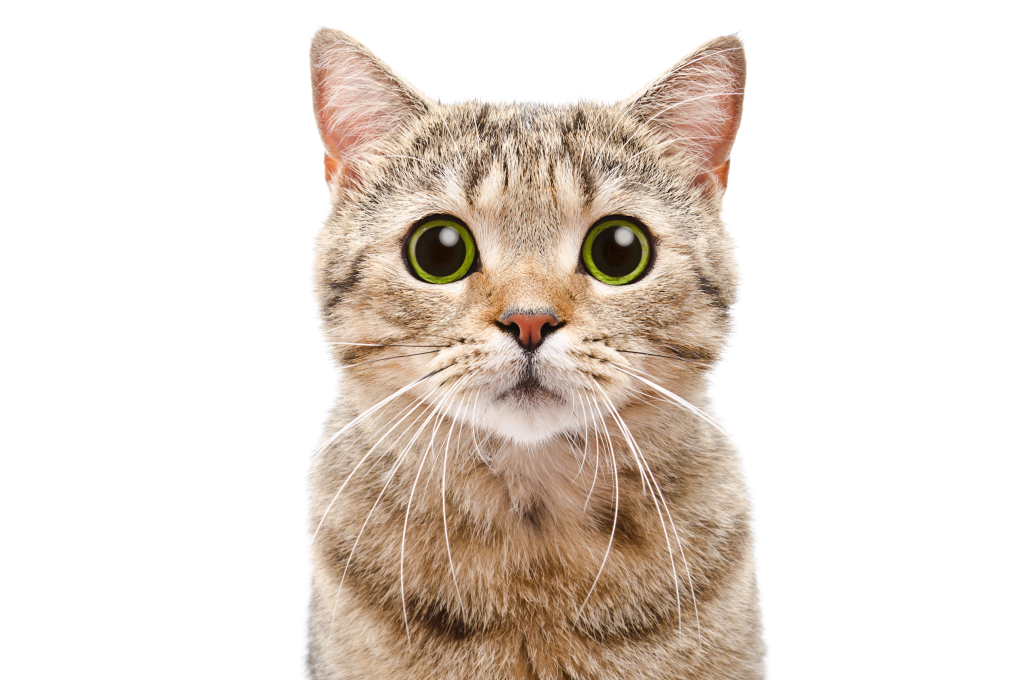
#> input picture cat.jpg, 4106 x 2720 px (shown at 1/4 size)
$ python image.py
#> lines starting #> are read from the running program, lines starting #| are printed output that depends on the picture

import cv2
import numpy as np
# 安裝 matplotlib 套件
from matplotlib import pyplot as plt

# 函數 cv2.imreaad 讀取圖像，檔案路徑後，0 代表灰黑白，1 代表彩色
img = cv2.imread('./cat.jpg', 1)
#> img is the input picture: shape (2720, 4106, 3); mean B, G, R 210.7, 219.1, 229.1

# 切塊置換[y2:y1, x2:x1]
roi = img[400:1500, 1300:2800]
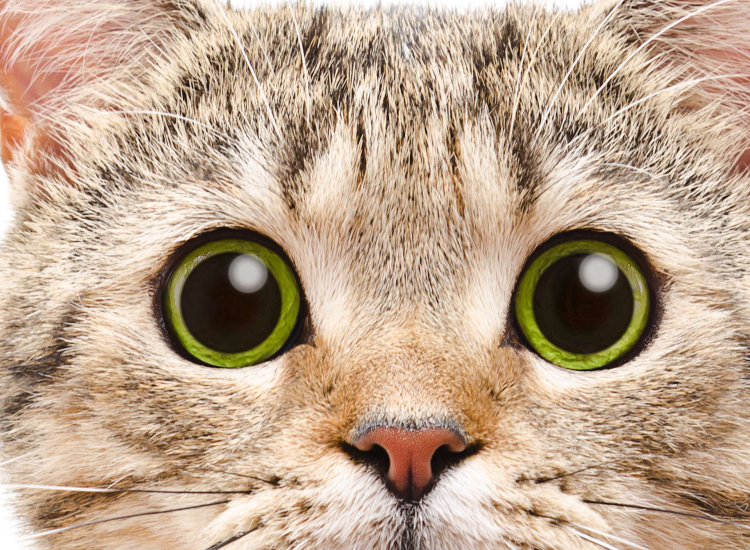
#> roi: shape (1100, 1500, 3) (shown at 1/2 size); mean B, G, R 141.8, 164.6, 189.3
img[500:1600, 0:1500] = roi
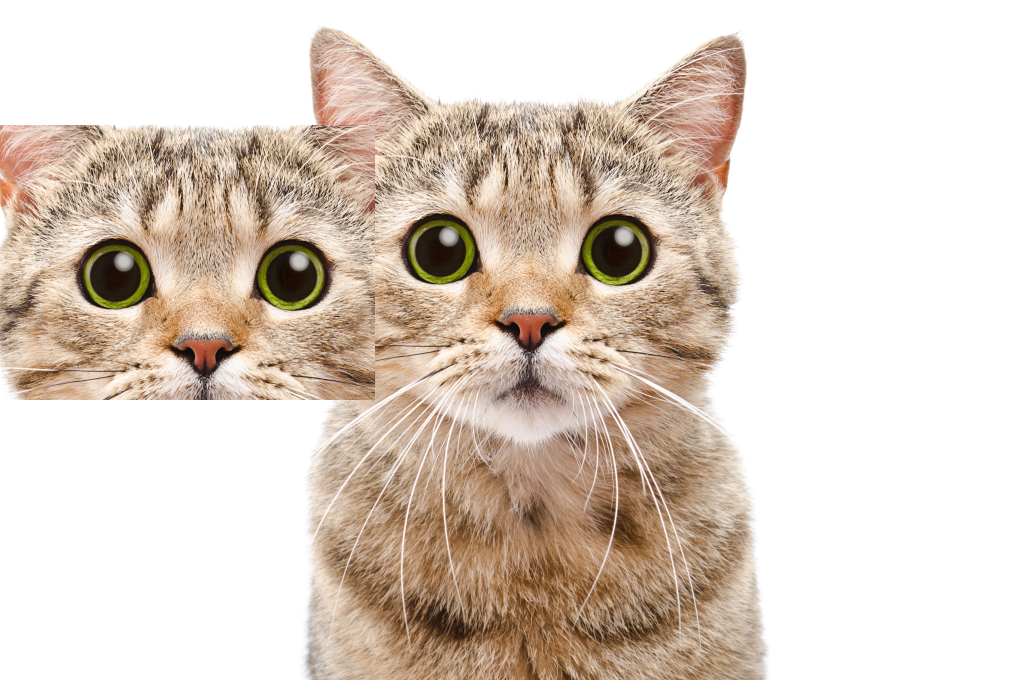
#> img: shape (2720, 4106, 3) (shown at 1/4 size); mean B, G, R 196, 207.4, 220.4

px = img[100, 100] = [0, 0, 0]
print(px)
img1 = cv2.cvtColor(img, cv2.COLOR_BGR2RGB)
# 檢查是否有讀到圖
print(img.shape, img.size)
#| (2720, 4106, 3) 33504960

# matplotlib 套件指令
plt.imshow(img)
plt.xticks([]), plt.yticks([])  # to hide tick values on X and Y axis
plt.show()

# [10 lines of commented-out code are left out]
